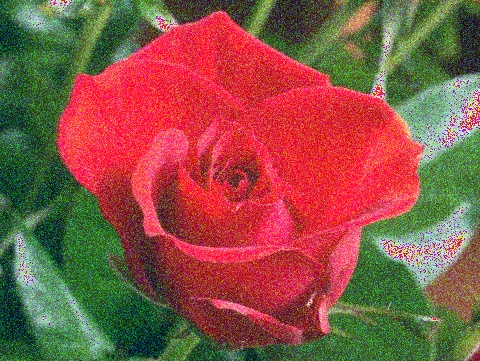
#> input picture 06-image-filtering/rose_gauss.jpg, 480 x 361 px
$ python average_filter_filter2D.py
#> lines starting #> are read from the running program, lines starting #| are printed output that depends on the picture
import cv2 as cv
import numpy as np
from matplotlib import pyplot as plt

# Load and blur image
img = cv.imread('rose_gauss.jpg')
#> img is the input picture: shape (361, 480, 3); mean B, G, R 69.8, 84.8, 138.8
img2 = cv.imread('rose_salt_and_pepper.jpg')
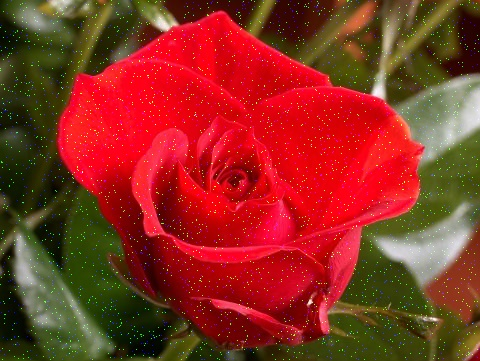
#> input picture 06-image-filtering/rose_salt_and_pepper.jpg, 480 x 361 px
#> img2 is the input picture: shape (361, 480, 3); mean B, G, R 32.2, 47.2, 139.3
kernel = np.ones((5,5),np.float32)/25
blur = cv.filter2D(img,-1,kernel)
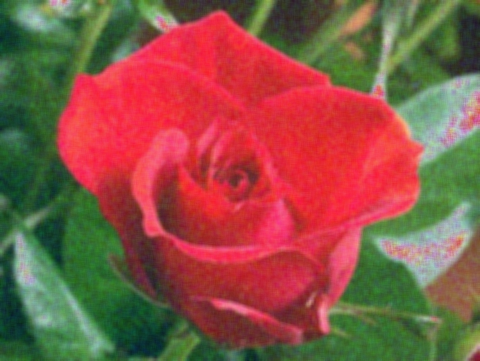
#> blur: shape (361, 480, 3); mean B, G, R 69.8, 84.8, 138.8
blur2 = cv.filter2D(img2,-1,kernel)
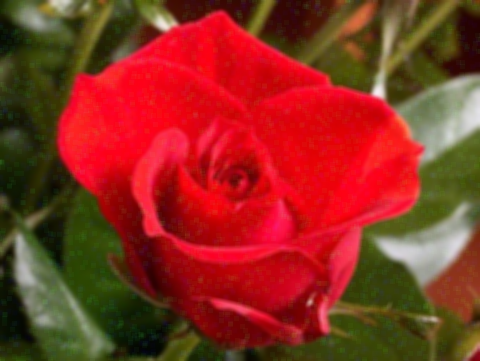
#> blur2: shape (361, 480, 3); mean B, G, R 32.2, 47.2, 139.3

# Convert color from bgr (OpenCV default) to rgb
img_rgb = cv.cvtColor(img, cv.COLOR_BGR2RGB)
blur_rgb = cv.cvtColor(blur, cv.COLOR_BGR2RGB)
img_rgb2 = cv.cvtColor(img2, cv.COLOR_BGR2RGB)
blur_rgb2 = cv.cvtColor(blur2, cv.COLOR_BGR2RGB)

# Display
plt.subplot(221),plt.imshow(img_rgb),plt.title('Gauss Noise')
plt.xticks([]), plt.yticks([])
plt.subplot(222),plt.imshow(blur_rgb),plt.title('Gauss Noise - Blurred')
plt.xticks([]), plt.yticks([])
plt.subplot(223),plt.imshow(img_rgb2),plt.title('Salt&Pepper Noise')
plt.xticks([]), plt.yticks([])
plt.subplot(224),plt.imshow(blur_rgb2),plt.title('Salt&Pepper Noise - Blurred')
plt.xticks([]), plt.yticks([])
plt.show()
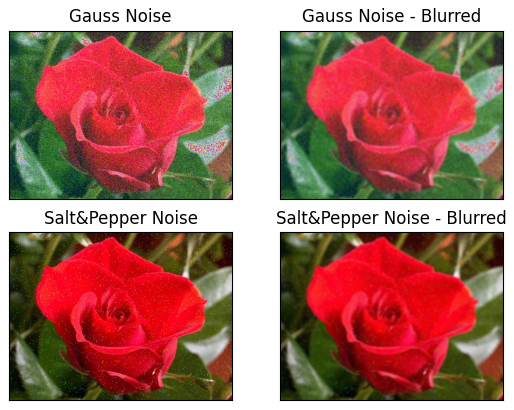
#> figure drawn by matplotlib, 4 panels
